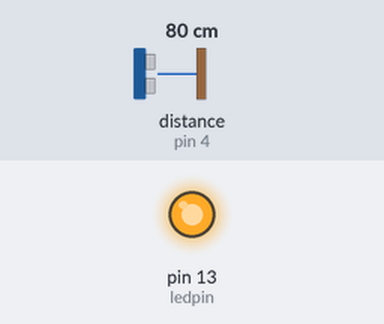
This sketch was run on a simulated Arduino Uno, built with avr-gcc and run on an emulated ATmega328P. Shown: output pins drawn as LEDs (lit = HIGH). Wiring (inferred from the names in the program): ultrasonic range finder: trigger pin 5; echo pin 4. The test bench sets the inputs (shaded band); at power-on: distance to the obstacle (sensor on pin 4) 80 cm. The echo pulse lasts 58.3 µs per cm; pins used as bus, display or sensor lines are not drawn; what the sketch prints to the serial monitor is not drawn.

Above: at 0.2 s.
Timing chart, 0 to 1.7 s (numbered marks = the images above):
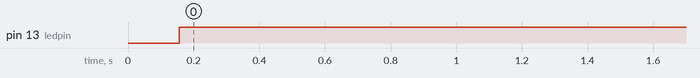

The sketch:

microwave.ino
```cpp
int inputPin=4;
int outputPin=5;
int ledpin = 13;
void setup() {
  // put your setup code here, to run once:
  Serial.begin(9600);
  pinMode(ledpin,OUTPUT);
  pinMode(inputPin,INPUT);
  pinMode(outputPin,OUTPUT);
}

void loop() {
  unsigned int x1,x2;
  digitalWrite(outputPin, LOW);
  delayMicroseconds(2);
  digitalWrite(outputPin,HIGH);
  delayMicroseconds(10);
  digitalWrite(outputPin,LOW);
  float distance1=pulseIn(inputPin,HIGH);
  distance1=distance1/58;
  x1=distance1*100.0;
  distance1=x1/100.0;
  Serial.println(distance1);
  delay(150);
  if (distance1>=50)
  {
    digitalWrite(ledpin,HIGH);
  }
  else
    digitalWrite(ledpin,LOW);
  // put your main code here, to run repeatedly:

}
```

Measured:
- by itself, pin 13 (ledpin): LOW → HIGH at 0.16 s
